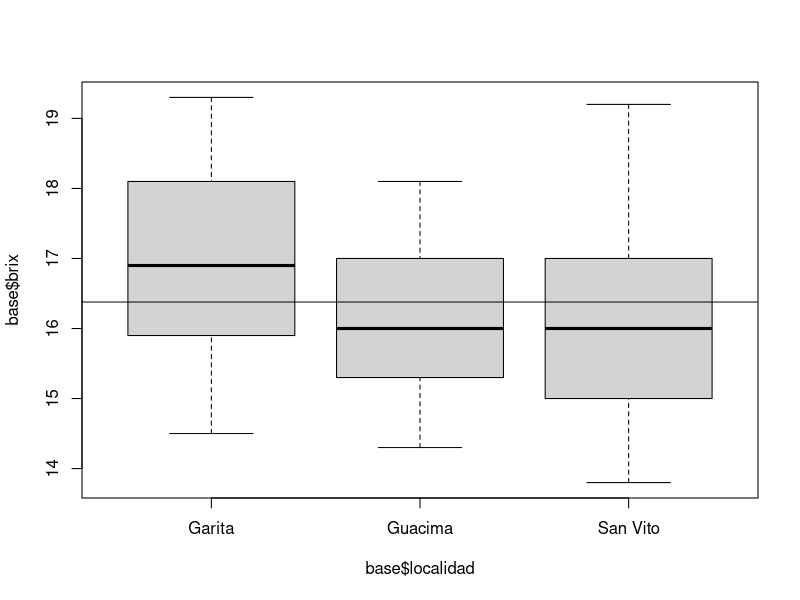

Here is the R script that generated this plot:
## ---- chunk 1
base=read.csv("uvas.csv")
base$localidad=factor(base$localidad)
## ---- chunk 2
boxplot(base$brix~base$localidad);abline(h=mean(base$brix))


## ---- chunk 3
m=tapply(base$brix,base$localidad,mean);m
## ---- chunk 4
mod=lm(base$brix~base$localidad)
anova(mod)
## ---- chunk 5
mg=mean(base$brix);mg
r=table(base$localidad)
sctrat=sum(r*(m-mg)^2)
cmtrat=sctrat/2;cmtrat
v=tapply(base$brix,base$localidad,var);v
scres=sum((r-1)*v);scres
cmres=scres/(sum(r)-3);cmres

f=cmtrat/cmres;f

p=pf(f,3-1,100-3,lower.tail = F);p

## ---- chunk 6
v1= c(1,-1,0)
v2= c(1,0,-1)
v3= c(0,1,-1)

crossprod(v1,v2)
crossprod(v1,v3)
crossprod(v2,v3)
## ---- chunk 7
v=tapply(base$brix,base$localidad,var)
scres=sum((r-1)*v)
cmres=scres/(sum(r)-3);cmres;anova(mod)[2,3]
## ---- chunk 8
mu1=m[1]
mu2=m[2]
mu3=m[3]

dif1=abs(mu1-mu2)
dif2=abs(mu1-mu3)
dif3=abs(mu2-mu3)
## ---- chunk 9
ee1=sqrt(cmres*((1/r[1])+(1/r[2])));ee1
ee2=sqrt(cmres*((1/r[1])+(1/r[3])));ee2
ee3=sqrt(cmres*((1/r[2])+(1/r[3])));ee3
## ---- chunk 10
est1=dif1/ee1
est2=dif2/ee2
est3=dif3/ee3
## ---- chunk 11
ptukey(est1*sqrt(2),3,97,lower.tail = F)
ptukey(est2*sqrt(2),3,97,lower.tail = F)
ptukey(est3*sqrt(2),3,97,lower.tail = F)
## ---- chunk 12
mod1=aov(base$brix~base$localidad)
TukeyHSD(mod1)
## ---- chunk 13
dif1;dif2

t=qt(1-0.05/(2*2),97);t

ic1=c(dif1-t*ee1,dif1+t*ee1);ic1
ic2=c(dif2-t*ee2,dif2+t*ee2);ic2

